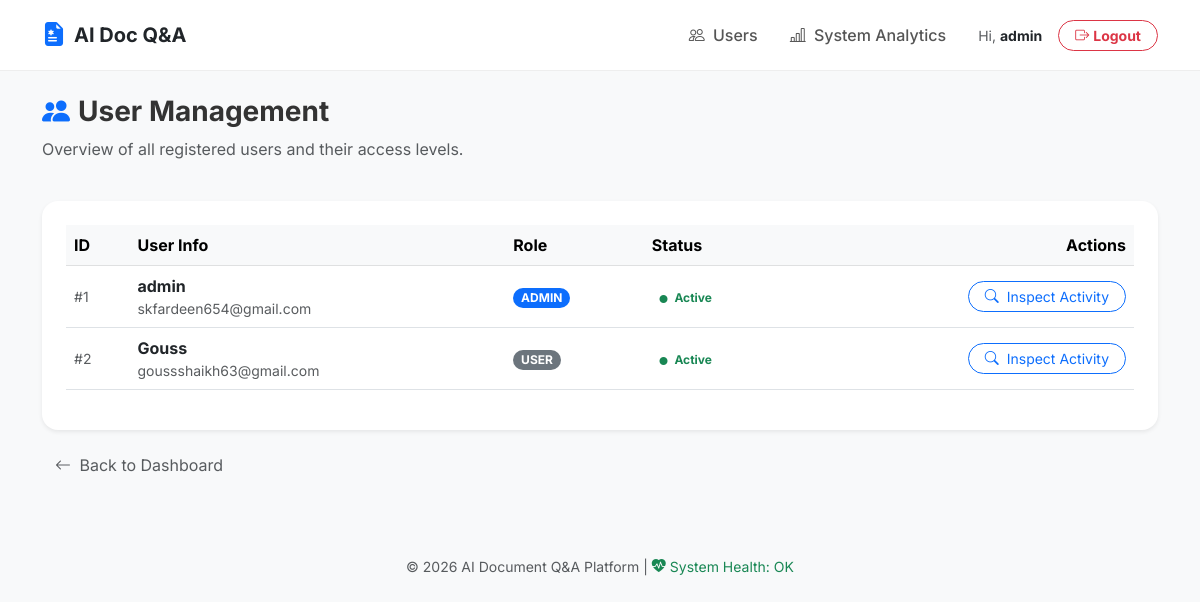
Screenshot of /users (signed in) with the database file from the repository.
### backend/models.py (models this page shows)
class User(db.Model, UserMixin):
    id = db.Column(db.Integer, primary_key=True)
    username = db.Column(db.String(80), unique=True, nullable=False)
    email = db.Column(db.String(120), unique=True, nullable=False)
    password = db.Column(db.String(200), nullable=False)
    role = db.Column(db.String(20), default="user")
    created_at = db.Column(db.DateTime, default=datetime.utcnow)
    chats = db.relationship('ChatHistory', backref='author', lazy=True)
    analytics = db.relationship('UsageAnalytics', backref='user', lazy=True)

### backend/admin.py (the view)
@admin.route("/users")
@login_required
def list_users():
    if current_user.role != 'admin':
        abort(403)
    all_users = User.query.all()
    return render_template("admin_users.html", users=all_users)

### frontend/templates/admin_users.html (shortened to what this page needs)
{% extends "base.html" %}
{% block content %}
<div class="row mb-4">
    <div class="col">
        <h3 class="fw-bold"><i class="bi bi-people-fill text-primary me-2"></i>User Management</h3>
        <p class="text-muted">Overview of all registered users and their access levels.</p>
    </div>
</div>
<div class="card shadow-sm border-0 rounded-4">
    <div class="card-body p-4">
        <div class="table-responsive">
            <table class="table table-hover align-middle">
                <thead class="table-light">
                    <tr>
                        <th>ID</th>
                        <th>User Info</th>
                        <th>Role</th>
                        <th>Status</th>
                        <th class="text-end">Actions</th>
                    </tr>
                </thead>
                <tbody>
                    {% for user in users %}
                    <tr>
                        <td><span class="text-muted small">#{{ user.id }}</span></td>
                        <td>
                            <div class="fw-bold text-dark">{{ user.username }}</div>
                            <div class="small text-muted">{{ user.email }}</div>
                        </td>
                        <td>
                            <span class="badge {% if user.role == 'admin' %}bg-primary{% else %}bg-secondary{% endif %} rounded-pill">
                                {{ user.role | upper }}
                            </span>
                        </td>
                        <td>
                            <span class="badge bg-success-soft text-success small">
                                <i class="bi bi-circle-fill me-1" style="font-size: 0.5rem;"></i> Active
                            </span>
                        </td>
                        <td class="text-end">
                            <a href="{{ url_for('admin.user_detail', user_id=user.id) }}" class="btn btn-sm btn-outline-primary rounded-pill px-3">
                                <i class="bi bi-search me-1"></i> Inspect Activity
                            </a>
                        </td>
                    </tr>
                    {% else %}
                    <tr>
                        <td colspan="5" class="text-center py-5 text-muted">No users found in the system.</td>
                    </tr>
                    {% endfor %}
                </tbody>
            </table>
        </div>
    </div>
</div>
<div class="mt-3">
    <a href="/" class="btn btn-link text-decoration-none text-muted">
        <i class="bi bi-arrow-left me-1"></i> Back to Dashboard
    </a>
</div>
{% endblock %}

### frontend/templates/base.html (shortened to what this page needs)
<!DOCTYPE html>
<html lang="en">
<head>
    <link href="https://cdn.jsdelivr.net/npm/bootstrap@5.3.0/dist/css/bootstrap.min.css" rel="stylesheet">
    <link rel="stylesheet" href="https://cdn.jsdelivr.net/npm/bootstrap-icons@1.11.0/font/bootstrap-icons.css">
</head>
<body>
    <nav class="navbar navbar-expand-lg sticky-top mb-4">
        <div class="container">
            <a class="navbar-brand fw-bold d-flex align-items-center" href="/">
                <i class="bi bi-file-earmark-medical-fill text-primary me-2 fs-4"></i>
                <span class="text-dark">AI Doc Q&A</span>
            </a>
            <div class="collapse navbar-collapse" id="navbarNav">
                <ul class="navbar-nav ms-auto align-items-center">
                    {% if current_user.is_authenticated %}
                        {% if current_user.role == 'admin' %}
                            <li class="nav-item">
                                <a class="nav-link px-3" href="/users">
                                    <i class="bi bi-people me-1"></i> Users
                                </a>
                            </li>
                            <li class="nav-item">
                                <a class="nav-link px-3" href="/admin/analytics">
                                    <i class="bi bi-bar-chart-line me-1"></i> System Analytics
                                </a>
                            </li>
                        {% endif %}
                        <li class="nav-item ms-lg-3">
                            <span class="navbar-text text-muted small me-3">
                                Hi, <strong class="text-dark">{{ current_user.username }}</strong>
                            </span>
                        </li>
                        <li class="nav-item">
                            <a href="/logout" class="btn btn-sm btn-outline-danger rounded-pill px-3 fw-bold">
                                <i class="bi bi-box-arrow-right me-1"></i>Logout
                            </a>
                        </li>
                    {% endif %}
                </ul>
            </div>
        </div>
    </nav>
    <div class="container">
        {% block content %}{% endblock %}
    </div>
    <footer class="text-center py-4 mt-5 text-muted small">
        <p>&copy; 2026 AI Document Q&A Platform | <a href="/health" class="text-decoration-none text-success"><i class="bi bi-heart-pulse-fill"></i> System Health: OK</a></p>
</body>
</html>

### frontend/templates/base.html (style rules this page uses)
:root { --primary-gradient: linear-gradient(135deg, #667eea 0%, #764ba2 100%); --glass-bg: rgba(255, 255, 255, 0.95); }
body { background-color: #f8f9fa; font-family: 'Inter', sans-serif; color: #333; }
.navbar { background: white !important; border-bottom: 1px solid #eee; padding: 0.75rem 0; }
.card { border: none; border-radius: 12px; transition: transform 0.2s ease, box-shadow 0.2s ease; }
.nav-link { font-weight: 500; color: #555 !important; transition: color 0.2s; }

### rows the page displays
User: username "admin", id "1", email "skfardeen654@gmail.com", role "ADMIN"
User: id "2", username "Gouss", email "goussshaikh63@gmail.com", role "USER"
